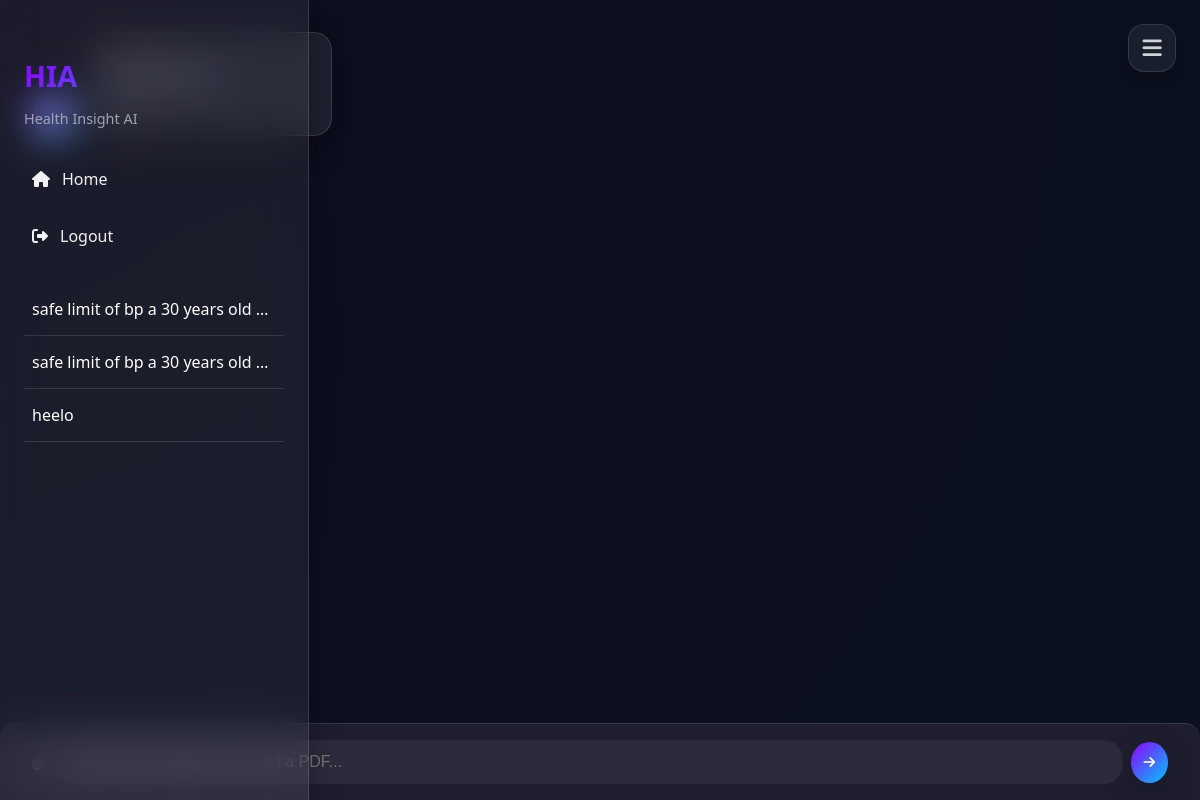
The page /chatbot (signed in) on the database as committed earlier.
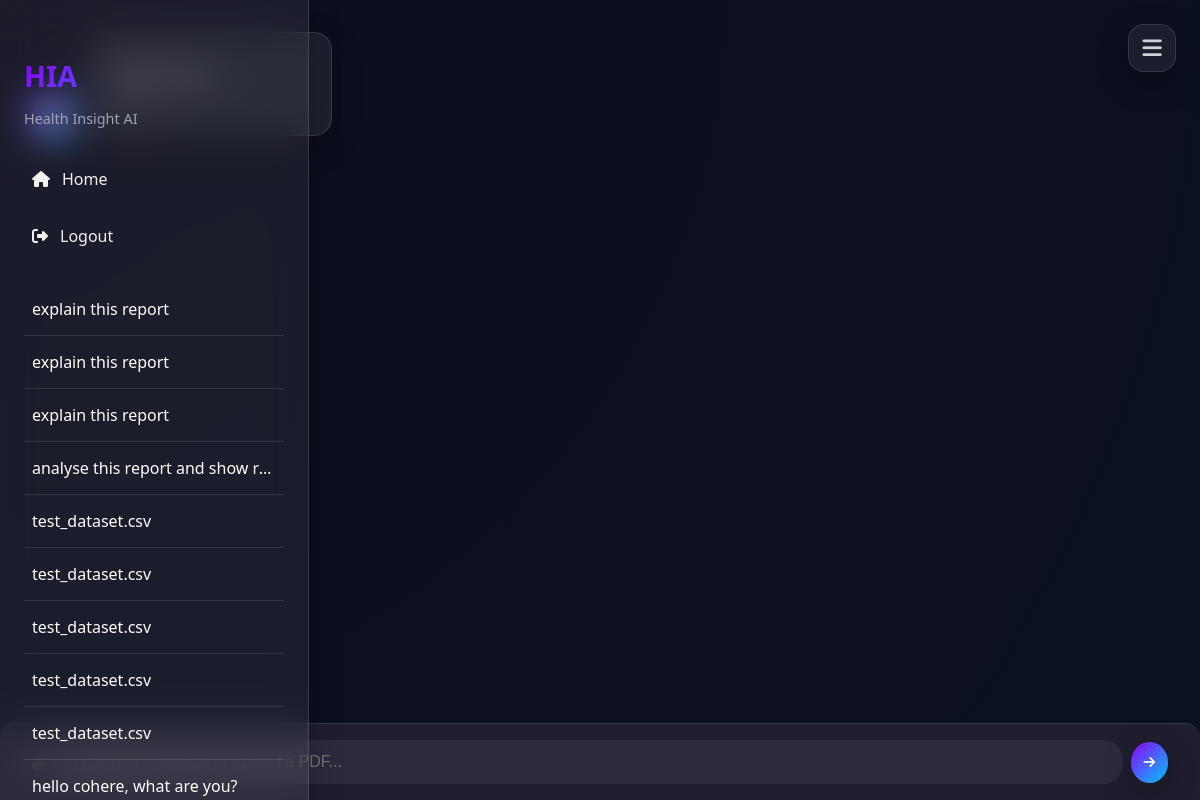
The same page on the database as committed later.
### tables this page shows
CREATE TABLE chats (
    id INTEGER PRIMARY KEY AUTOINCREMENT,
    user_id INTEGER,
    query TEXT NOT NULL,
    response TEXT NOT NULL,
    timestamp DATETIME DEFAULT CURRENT_TIMESTAMP,
    FOREIGN KEY (user_id) REFERENCES users(id)
);

### app.py (the view)
@app.route('/chatbot')
def chatbot():
    if 'UserID' not in session:
        flash("Please log in to use the chatbot.", "warning")
        return redirect(url_for('user_login'))
    user_id = session['UserID']
    chats = []
    try:
        conn = db_connection()
        cursor = conn.cursor()
        cursor.execute("""
            SELECT query, response, timestamp
            FROM chats
            WHERE user_id = ?
            ORDER BY timestamp DESC
        """, (user_id,))
        chats = cursor.fetchall()
        conn.close()
    except Exception as e:
        print("⚠️ Chat fetch error:", e)
    return render_template("views/chatbot.html",
                           user_name=session.get('username', 'Guest'),
                           user_phone=session.get('phone_no', ''),
                           user_email=session.get('email', ''),
                           latest_request={'Status': "Accepted", 'report': None},
                           chat_history=chats if user_id else [])

### app.py (called while the page is built)
def db_connection():
    return sqlite3.connect(DB_PATH)

### templates/views/chatbot.html (shortened to what this page needs)
<!DOCTYPE html>
<html lang="en">
<head>
  <link rel="stylesheet" href="{{ url_for('static', filename='css/Main/chatbot.css') }}">
  <link rel="stylesheet" href="https://cdnjs.cloudflare.com/ajax/libs/font-awesome/6.5.0/css/all.min.css">
</head>
<body>
  <button id="toggle-sidebar" class="sidebar-toggle"><i class="fas fa-bars"></i></button>
  <div class="app-wrapper">
    <aside id="sidebar" class="sidebar">
      <div class="sidebar-header">
        <h1>HIA</h1>
        <p>Health Insight AI</p>
      </div>
      <nav class="sidebar-nav">
        <a href="/"><i class="fas fa-home"></i> Home</a>
        <a href="/logout"><i class="fas fa-sign-out-alt"></i> Logout</a>
      </nav>
      <div class="sidebar-queries">
        <ul>
          {%if chat_history %}
            {% for query, response, timestamp in chat_history %}
              <li title="{{ response|e }}">{{ query }}</li>
            {% endfor %}
          {%endif%}
        </ul>
      </div>
    </aside>
    <main class="chat-section">
      <div id="chat-box" class="chat-box">
        <div class="message bot">
          <div class="avatar bot"><i class="fas fa-robot"></i></div>
          <div class="bubble">
            <p>Response text...</p>
            <span class="time">now</span>
          </div>
        </div>
      </div>
<form id="chat-form" class="chat-form" enctype="multipart/form-data">
  <label class="file-label">
    <i class="fas fa-paperclip"></i>
  </label>
  <input type="text" id="user-input" name="message" placeholder="Type your message or upload a PDF..." required>
  <button type="submit"><i class="fas fa-arrow-right"></i></button>
</form>
    </main>
  </div>
</body>
</html>

### static/css/Main/chatbot.css (style rules this page uses)
:root { --primary: #0b1120; --accent-gradient: linear-gradient(135deg, #8f00ff, #00c8ff); --bg-glass: rgba(255, 255, 255, 0.06); --bubble-user: rgba(0, 200, 255, 0.15); --bubble-bot: rgba(255, 255, 255, 0.08); --text-color: #f1f1f1; --muted: #a0a4b0; --border: rgba(255, 255, 255, 0.12); --shadow: 0 10px 30px rgba(0, 0, 0, 0.3); }
html, body { margin: 0; padding: 0; background: radial-gradient(circle at top left, #0e0e1e, #0b1120); font-family: 'Segoe UI', sans-serif; color: var(--text-color); height: 100%; overflow: hidden; }
.app-wrapper { display: flex; height: 100vh; width: 100%; position: relative; transition: all 0.3s ease; }
.chat-section { flex: 1; display: flex; flex-direction: column; overflow: hidden; transition: margin 0.3s ease; }
.sidebar { position: fixed; top: 0; left: 0; width: 260px; height: 100vh; background: var(--bg-glass); backdrop-filter: blur(20px); padding: 2rem 1.5rem; border-right: 1px solid var(--border); display: flex; flex-direction: column; transition: transform 0.4s ease; z-index: 1100; box-shadow: var(--shadow); }
.sidebar h1 { font-size: 1.8rem; margin-bottom: 0.2rem; background: var(--accent-gradient); -webkit-background-clip: text; -webkit-text-fill-color: transparent; }
.sidebar p { font-size: 0.9rem; color: var(--muted); margin-bottom: 2rem; }
.sidebar-nav a { color: var(--text-color); text-decoration: none; margin-bottom: 1.2rem; font-size: 1rem; display: flex; align-items: center; gap: 12px; padding: 0.5rem; border-radius: 8px; transition: all 0.3s ease; }
.sidebar-toggle { position: fixed; top: 24px; right: 24px; z-index: 1300; width: 48px; height: 48px; border-radius: 16px; background: rgba(255, 255, 255, 0.06); border: 1px solid var(--border); box-shadow: var(--shadow); color: #ffffffcc; display: flex; align-items: center; justify-content: center; font-size: 22px; cursor: pointer; transition: all 0.3s ease; }
.chat-box { flex: 1; padding: 2rem; overflow-y: auto; display: flex; flex-direction: column; gap: 1.5rem; scroll-behavior: smooth; animation: fadeIn 0.5s ease; }
.message { display: flex; align-items: flex-end; gap: 1rem; }
.message.bot { align-self: flex-start; animation: fadeIn 0.5s ease; }
.avatar { width: 40px; height: 40px; border-radius: 50%; background: var(--accent-gradient); color: white; font-size: 18px; display: flex; justify-content: center; align-items: center; box-shadow: var(--shadow); }
.bubble { background: var(--bubble-bot); padding: 1rem 1.3rem; border-radius: 18px; max-width: 70%; font-size: 0.95rem; color: var(--text-color); backdrop-filter: blur(12px); border: 1px solid var(--border); box-shadow: var(--shadow); min-width: 200px; }
.time { font-size: 0.75rem; color: var(--muted); margin-top: 0.3rem; text-align: right; }
.chat-form { display: flex; align-items: center; gap: 0.5rem; padding: 1rem 2rem; background: #1e1e2f; border-top: 1px solid var(--border); backdrop-filter: blur(6px); border-top-right-radius: 15px; border-top-left-radius: 15px }
.chat-form input[type="text"] { flex: 1; padding: 0.8rem 1rem; border-radius: 20px; background: #2b2b3d; border: none; color: white; font-size: 1rem; }
.chat-form button { background: var(--accent-gradient); border: none; padding: 0.8rem; border-radius: 50%; color: white; cursor: pointer; transition: 0.3s ease; box-shadow: var(--shadow); }
.file-label { color: #aaa; cursor: pointer; }
.sidebar-queries { width: 100%; padding: 0.5rem 0; max-height: 80vh; overflow-y: auto; background-color: transparent; }
.sidebar-queries ul { list-style: none; padding: 0; margin: 0; }
.sidebar-queries ul li { font-size: 16px; padding: 15px 8px; color: #ffffff; background-color: transparent; border-bottom: 0.1px solid rgba(229, 229, 229, 0.134); white-space: nowrap; overflow: hidden; text-overflow: ellipsis; cursor: default; transition: background 0.2s ease; }

Rows that differ between the two databases and show on the page:
no longer on this page (row unchanged): chats: query "safe limit of bp a 30 years old…"
no longer on this page (row unchanged): chats: query "safe limit of bp a 30 years old…"
no longer on this page (row unchanged): chats: query "heelo"
added chats: query "explain this report"
added chats: query "explain this report"
added chats: query "explain this report"
added chats: query "analyse this report and show r…"
added chats: query "test_dataset.csv"
added chats: query "test_dataset.csv"
added chats: query "test_dataset.csv"
added chats: query "test_dataset.csv"
added chats: query "test_dataset.csv"
added chats: query "hello cohere, what are you?"
